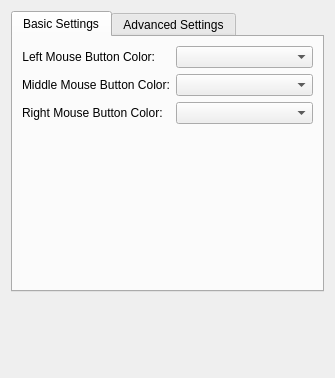
<?xml version="1.0" encoding="UTF-8"?>

<!--
SPDX-FileCopyrightText: 2023 Roman Gilg <subdiff@gmail.com>

SPDX-License-Identifier: GPL-2.0-or-later
-->

<ui version="4.0">
 <class>KWin::MouseClickEffectConfigForm</class>
 <widget class="QWidget" name="KWin::MouseClickEffectConfigForm">
  <property name="geometry">
   <rect>
    <x>0</x>
    <y>0</y>
    <width>335</width>
    <height>378</height>
   </rect>
  </property>
  <layout class="QVBoxLayout" name="verticalLayout">
   <item>
    <widget class="QTabWidget" name="tabs">
     <property name="currentIndex">
      <number>0</number>
     </property>
     <widget class="QWidget" name="basic_tab">
      <attribute name="title">
       <string>Basic Settings</string>
      </attribute>
      <layout class="QFormLayout" name="formLayout_3">
       <item row="1" column="1">
        <widget class="KColorCombo" name="kcfg_Color1">
         <property name="sizePolicy">
          <sizepolicy hsizetype="Expanding" vsizetype="Fixed">
           <horstretch>0</horstretch>
           <verstretch>0</verstretch>
          </sizepolicy>
         </property>
        </widget>
       </item>
       <item row="1" column="0">
        <widget class="QLabel" name="button1_label">
         <property name="text">
          <string>Left Mouse Button Color:</string>
         </property>
         <property name="alignment">
          <set>Qt::AlignRight|Qt::AlignTrailing|Qt::AlignVCenter</set>
         </property>
         <property name="buddy">
          <cstring>kcfg_Color1</cstring>
         </property>
        </widget>
       </item>
       <item row="2" column="0">
        <widget class="QLabel" name="button2_label">
         <property name="text">
          <string>Middle Mouse Button Color:</string>
         </property>
         <property name="buddy">
          <cstring>kcfg_Color2</cstring>
         </property>
        </widget>
       </item>
       <item row="2" column="1">
        <widget class="KColorCombo" name="kcfg_Color2">
         <property name="sizePolicy">
          <sizepolicy hsizetype="Expanding" vsizetype="Fixed">
           <horstretch>0</horstretch>
           <verstretch>0</verstretch>
          </sizepolicy>
         </property>
        </widget>
       </item>
       <item row="3" column="0">
        <widget class="QLabel" name="button3_label">
         <property name="text">
          <string>Right Mouse Button Color:</string>
         </property>
         <property name="buddy">
          <cstring>kcfg_Color3</cstring>
         </property>
        </widget>
       </item>
       <item row="3" column="1">
        <widget class="KColorCombo" name="kcfg_Color3">
         <property name="sizePolicy">
          <sizepolicy hsizetype="Expanding" vsizetype="Fixed">
           <horstretch>0</horstretch>
           <verstretch>0</verstretch>
          </sizepolicy>
         </property>
        </widget>
       </item>
      </layout>
     </widget>
     <widget class="QWidget" name="advanced_tab">
      <attribute name="title">
       <string>Advanced Settings</string>
      </attribute>
      <layout class="QVBoxLayout" name="verticalLayout_2">
       <item>
        <widget class="QGroupBox" name="rings">
         <property name="title">
          <string>Rings</string>
         </property>
         <layout class="QFormLayout" name="formLayout_2">
          <item row="0" column="0">
           <widget class="QLabel" name="ring_line_width_label">
            <property name="text">
             <string>Line Width:</string>
            </property>
            <property name="buddy">
             <cstring>kcfg_LineWidth</cstring>
            </property>
           </widget>
          </item>
          <item row="0" column="1">
           <widget class="QDoubleSpinBox" name="kcfg_LineWidth">
            <property name="sizePolicy">
             <sizepolicy hsizetype="Expanding" vsizetype="Fixed">
              <horstretch>0</horstretch>
              <verstretch>0</verstretch>
             </sizepolicy>
            </property>
            <property name="suffix">
             <string> pixel</string>
            </property>
           </widget>
          </item>
          <item row="1" column="1">
           <widget class="QSpinBox" name="kcfg_RingLife">
            <property name="sizePolicy">
             <sizepolicy hsizetype="Expanding" vsizetype="Fixed">
              <horstretch>0</horstretch>
              <verstretch>0</verstretch>
             </sizepolicy>
            </property>
            <property name="suffix">
             <string> msec</string>
            </property>
            <property name="minimum">
             <number>50</number>
            </property>
            <property name="maximum">
             <number>5000</number>
            </property>
           </widget>
          </item>
          <item row="1" column="0">
           <widget class="QLabel" name="ring_duration_label">
            <property name="text">
             <string>Ring Duration:</string>
            </property>
            <property name="buddy">
             <cstring>kcfg_RingLife</cstring>
            </property>
           </widget>
          </item>
          <item row="2" column="0">
           <widget class="QLabel" name="ring_radius_label">
            <property name="text">
             <string>Ring Radius:</string>
            </property>
            <property name="buddy">
             <cstring>kcfg_RingSize</cstring>
            </property>
           </widget>
          </item>
          <item row="2" column="1">
           <widget class="QSpinBox" name="kcfg_RingSize">
            <property name="sizePolicy">
             <sizepolicy hsizetype="Expanding" vsizetype="Fixed">
              <horstretch>0</horstretch>
              <verstretch>0</verstretch>
             </sizepolicy>
            </property>
            <property name="suffix">
             <string> pixel</string>
            </property>
            <property name="minimum">
             <number>1</number>
            </property>
            <property name="maximum">
             <number>1000</number>
            </property>
           </widget>
          </item>
          <item row="3" column="0">
           <widget class="QLabel" name="ring_count_label">
            <property name="text">
             <string>Ring Count:</string>
            </property>
            <property name="buddy">
             <cstring>kcfg_RingCount</cstring>
            </property>
           </widget>
          </item>
          <item row="3" column="1">
           <widget class="QSpinBox" name="kcfg_RingCount">
            <property name="sizePolicy">
             <sizepolicy hsizetype="Expanding" vsizetype="Fixed">
              <horstretch>0</horstretch>
              <verstretch>0</verstretch>
             </sizepolicy>
            </property>
            <property name="minimum">
             <number>1</number>
            </property>
           </widget>
          </item>
         </layout>
        </widget>
       </item>
       <item>
        <widget class="QGroupBox" name="font">
         <property name="title">
          <string>Text</string>
         </property>
         <layout class="QFormLayout" name="formLayout_4">
          <item row="3" column="0">
           <widget class="QLabel" name="font_label">
            <property name="text">
             <string>Font:</string>
            </property>
           </widget>
          </item>
          <item row="3" column="1">
           <widget class="KFontRequester" name="kcfg_Font"/>
          </item>
          <item row="2" column="1">
           <widget class="QCheckBox" name="kcfg_ShowText">
            <property name="text">
             <string/>
            </property>
           </widget>
          </item>
          <item row="2" column="0">
           <widget class="QLabel" name="showtext_label">
            <property name="text">
             <string>Show Text:</string>
            </property>
            <property name="buddy">
             <cstring>kcfg_ShowText</cstring>
            </property>
           </widget>
          </item>
         </layout>
        </widget>
       </item>
      </layout>
     </widget>
    </widget>
   </item>
   <item>
    <widget class="KShortcutsEditor" name="editor" native="true">
     <property name="sizePolicy">
      <sizepolicy hsizetype="Preferred" vsizetype="Expanding">
       <horstretch>0</horstretch>
       <verstretch>0</verstretch>
      </sizepolicy>
     </property>
     <property name="actionTypes">
        <enum>KShortcutsEditor::GlobalAction</enum>
     </property>
    </widget>
   </item>
  </layout>
 </widget>
 <customwidgets>
  <customwidget>
   <class>KColorCombo</class>
   <extends>QComboBox</extends>
   <header>kcolorcombo.h</header>
  </customwidget>
  <customwidget>
   <class>KFontRequester</class>
   <extends>QWidget</extends>
   <header>kfontrequester.h</header>
  </customwidget>
  <customwidget>
   <class>KShortcutsEditor</class>
   <extends>QWidget</extends>
   <header location="global">KShortcutsEditor</header>
   <container>1</container>
  </customwidget>
 </customwidgets>
 <resources/>
 <connections/>
</ui>
